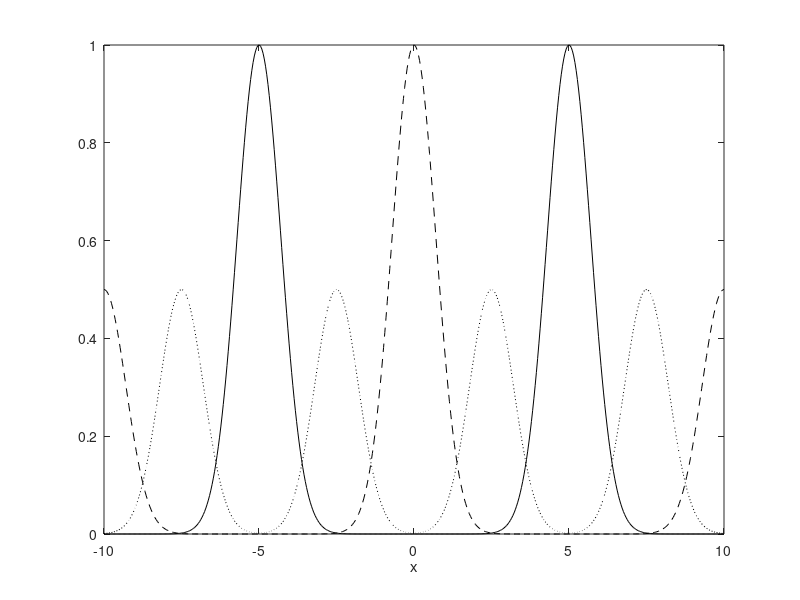

Reproduce this figure in MATLAB. (Note: this script raises an error after producing the figure.)
% Set values for plotting
xs = linspace(-10, 10, 500);
ts = [0, 2.5, 5];

%% 7.1.3

problem_number = '7.1.3';

% Wave speed
c = 1;

% Wave function
psi = @(x) exp(-(x+5).^2) + exp(-(x-5).^2);
u = @(x, t) 1/2 * (psi(x - c*t) + psi(x + c*t));

% Plotting for different time points
us = zeros(length(ts), length(xs));
row = 1;

for t = ts
  us(row, :) = u(xs, t);

  row = row + 1;
end

figure();
plot( ...
  xs, us(1, :), 'k', ...
  xs, us(2, :), 'k:', ...
  xs, us(3, :), 'k--' ...
)

xlabel('x');
xlim([-10, 10]);
legend(strcat('u(x,t) with t=', string(ts)));
title(strcat(problem_number, ' (c=', num2str(c), ')'));
